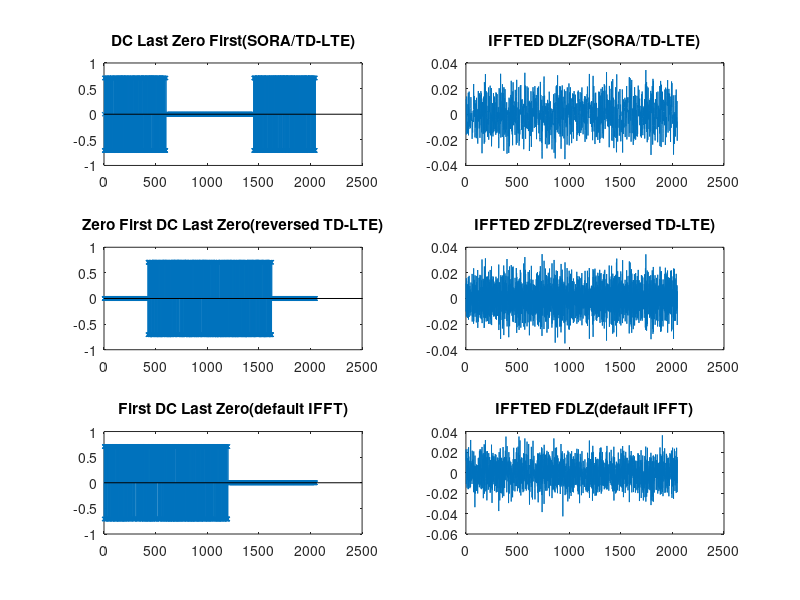
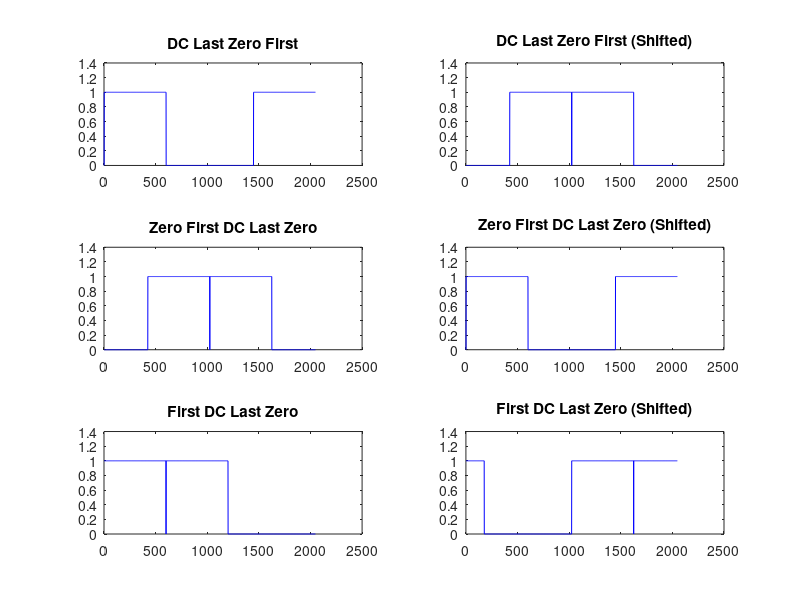
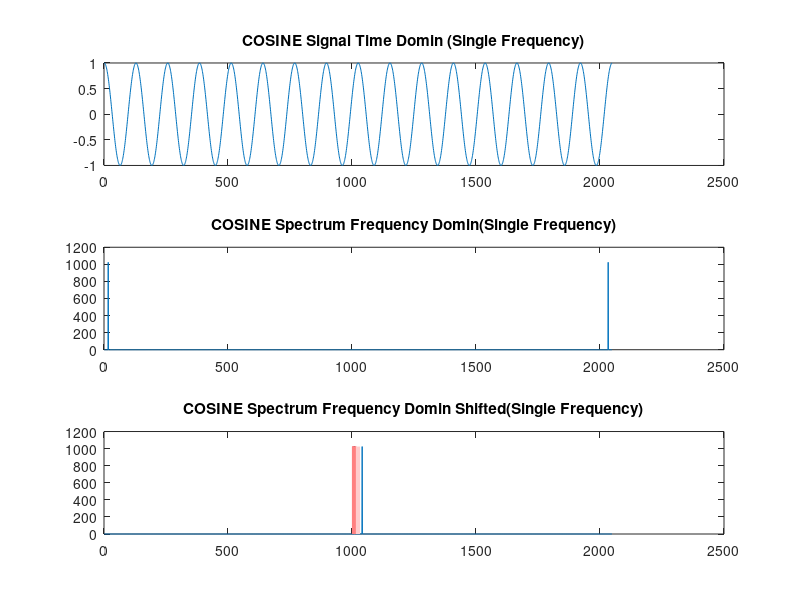
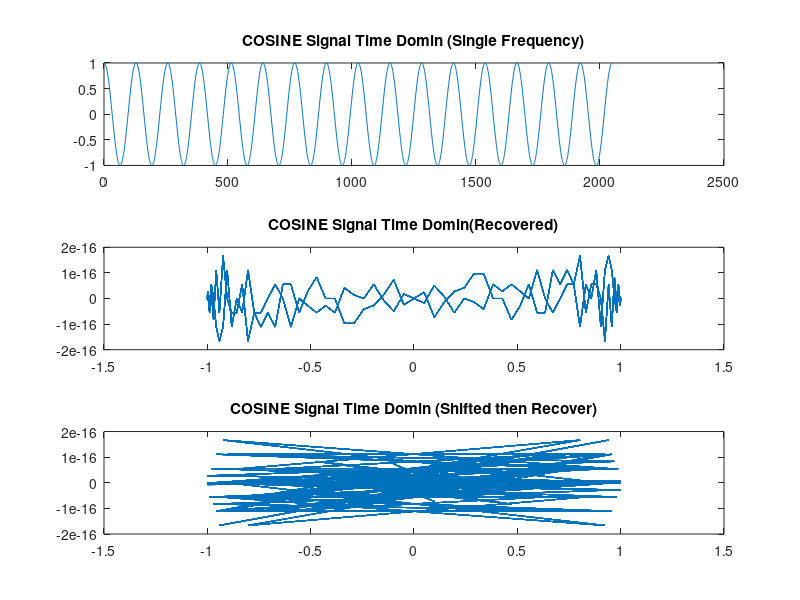

The MATLAB source for these figures, in order:
clear;clc;close all;

%% INIT
Nfft = 2048;
Nsig = 1200;
% % RANDOM PSK
% PrimSync_temp = randi(63,62,1)-1;
% PrimSync = exp(-1i*pi*PrimSync_temp/63);
% QPSK
Signal_Temp = randi(4,Nsig,1);
QPSK_Signal = exp(-1i*pi*(Signal_Temp-0.5)/2);

NSignal = length(QPSK_Signal); %Length of PSS (62 default)

Signal_DC_Last_Zero_First = [zeros(1,1);QPSK_Signal(end/2+1:end);zeros(Nfft-NSignal-1,1);QPSK_Signal(1:end/2)];
Signal_Zero_First_DC_Last_Zero = [zeros((Nfft-NSignal)/2,1);QPSK_Signal(1:end/2);zeros(1,1);QPSK_Signal(end/2+1:end);zeros((Nfft-NSignal)/2-1,1)];
Signal_First_DC_Last_Zero = [QPSK_Signal(1:end/2);zeros(1,1);QPSK_Signal(end/2+1:end);zeros(Nfft-NSignal-1,1)];


IFFT_Signal_DLZF = ifft(Signal_DC_Last_Zero_First,Nfft);
IFFT_Signal_ZFDLZ = ifft(Signal_Zero_First_DC_Last_Zero,Nfft);
IFFT_Signal_FDLZ = ifft(Signal_First_DC_Last_Zero,Nfft);

FFT_Signal_DLZF = fft(IFFT_Signal_DLZF,Nfft);
FFT_Signal_Shifted_DLZF = fftshift(FFT_Signal_DLZF);
FFT_Signal_ZFDLZ = fft(IFFT_Signal_ZFDLZ,Nfft);
FFT_Signal_Shifted_ZFDLZ = fftshift(FFT_Signal_ZFDLZ);
FFT_Signal_FDLZ = fft(IFFT_Signal_FDLZ,Nfft);
FFT_Signal_Shifted_FDLZ = fftshift(FFT_Signal_FDLZ);

%% Original Signal Transfered
figure;
subplot(3,2,1);
stem(real(Signal_DC_Last_Zero_First),'x','MarkerSize',3);
title('DC Last Zero First(SORA/TD-LTE)');
subplot(3,2,3);
stem(real(Signal_Zero_First_DC_Last_Zero),'x','MarkerSize',3);
title('Zero First DC Last Zero(reversed TD-LTE)');
subplot(3,2,5);
stem(real(Signal_First_DC_Last_Zero),'x','MarkerSize',3);
title('First DC Last Zero(default IFFT)');

%% IFFTED
%figure;
subplot(3,2,2);
plot(real(IFFT_Signal_DLZF));
title('IFFTED DLZF(SORA/TD-LTE)');
subplot(3,2,4);
plot(real(IFFT_Signal_ZFDLZ));
title('IFFTED ZFDLZ(reversed TD-LTE)');
subplot(3,2,6);
plot(real(IFFT_Signal_FDLZ));
title('IFFTED FDLZ(default IFFT)');

%% FFTED
figure;
%DLZF
subplot(3,2,1);
plot(abs(FFT_Signal_DLZF),'b');
title('DC Last Zero First');
subplot(3,2,2);
plot(abs(FFT_Signal_Shifted_DLZF),'b');
title('DC Last Zero First (Shifted)');
%ZFDLZ
subplot(3,2,3);
plot(abs(FFT_Signal_ZFDLZ),'b');
title('Zero First DC Last Zero');
subplot(3,2,4);
plot(abs(FFT_Signal_Shifted_ZFDLZ),'b');
title('Zero First DC Last Zero (Shifted)');
%FDLZ
subplot(3,2,5);
plot(abs(FFT_Signal_FDLZ),'b');
title('First DC Last Zero');
subplot(3,2,6);
plot(abs(FFT_Signal_Shifted_FDLZ),'b');
title('First DC Last Zero (Shifted)');

%% COSINE (Single Frequency)
% all points = Nfft
Period = 128; %points
% if consider all points are within one sec then Num_of_Period can also
% be considered as Frequency 
% -> thus FFT_Offset is the max_specturm_point - zero which can also be
% considered as Frequency
% if these two value is similar, the fft is right.
Num_of_Period = Nfft/Period; 
x = 0:Nfft-1; %2000 points
Cos_Signal = cos(x*2*pi/Period); 
FFT_Cos_Signal = fft(Cos_Signal,Nfft);
FFT_Cos_Signal_Shifted = fftshift(FFT_Cos_Signal);
%PLOT
figure;
subplot(3,1,1);
plot(Cos_Signal);
title('COSINE Signal Time Domin (Single Frequency)');
subplot(3,1,2);
plot(abs(FFT_Cos_Signal));
title('COSINE Spectrum Frequency Domin(Single Frequency)');
subplot(3,1,3);
plot(abs(FFT_Cos_Signal_Shifted));
title('COSINE Spectrum Frequency Domin Shifted(Single Frequency)');

[PLOTVECTOR,idx_of_max_spectrum] = max(abs(fftshift(FFT_Cos_Signal)));
FFT_Offset = abs(idx_of_max_spectrum - Nfft/2);
Offset_direction = sign(idx_of_max_spectrum - Nfft/2);
%PLOT
subplot(3,1,3);
hold on    
line([idx_of_max_spectrum idx_of_max_spectrum],[0 PLOTVECTOR],'Color',[1 0 0],'LineWidth',3);
line([Nfft/2+Offset_direction*Num_of_Period Nfft/2+Offset_direction*Num_of_Period],[0 PLOTVECTOR],'Color',[1 0.5 0.5],'LineWidth',3);
line([Nfft/2 Nfft/2],[0 PLOTVECTOR],'Color',[1 0.8 0.8],'LineWidth',3);
hold off

% then we convert the specturm signal back to time domin
IFFT_Cos_Signal = ifft(FFT_Cos_Signal);
IFFT_Cos_Signal_Shifted = ifft(FFT_Cos_Signal_Shifted,Nfft);

figure;
subplot(3,1,1);
plot(Cos_Signal);
title('COSINE Signal Time Domin (Single Frequency)');
subplot(3,1,2);
plot(IFFT_Cos_Signal);
title('COSINE Signal Time Domin(Recovered)');
subplot(3,1,3);
plot(IFFT_Cos_Signal_Shifted);
title('COSINE Signal Time Domin (Shifted then Recover)');


